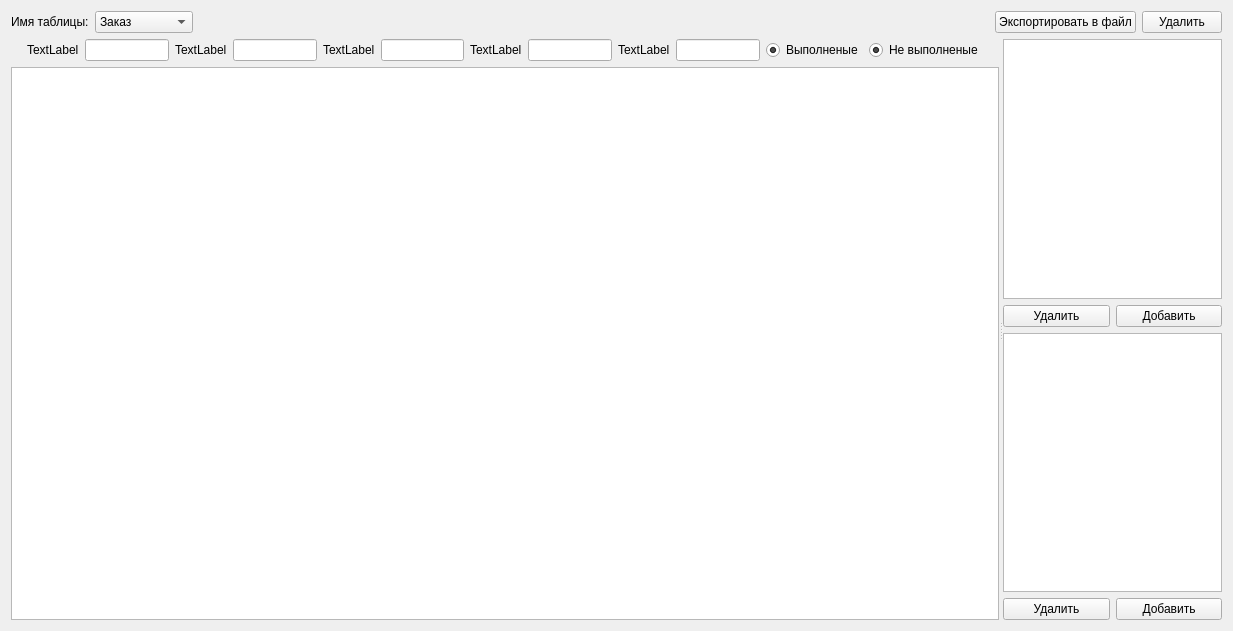
          <widget class="QWidget" name="scrollAreaWidgetContents_2">
           <property name="geometry">
            <rect>
             <x>0</x>
             <y>0</y>
             <width>1233</width>
             <height>631</height>
            </rect>
           </property>
           <layout class="QGridLayout" name="gridLayout_7">
            <item row="0" column="0">
             <layout class="QHBoxLayout" name="horizontalLayout_41">
              <item>
               <layout class="QHBoxLayout" name="horizontalLayout_40">
                <item>
                 <widget class="QLabel" name="label_28">
                  <property name="text">
                   <string>Имя таблицы:</string>
                  </property>
                 </widget>
                </item>
                <item>
                 <widget class="QComboBox" name="comboBox_searchTableName">
                  <item>
                   <property name="text">
                    <string>Заказ</string>
                   </property>
                  </item>
                  <item>
                   <property name="text">
                    <string>Клиент</string>
                   </property>
                  </item>
                  <item>
                   <property name="text">
                    <string>Мастер</string>
                   </property>
                  </item>
                  <item>
                   <property name="text">
                    <string>Тип одежды</string>
                   </property>
                  </item>
                  <item>
                   <property name="text">
                    <string>Фурнитура</string>
                   </property>
                  </item>
                  <item>
                   <property name="text">
                    <string>Материал</string>
                   </property>
                  </item>
                 </widget>
                </item>
               </layout>
              </item>
              <item>
               <spacer name="horizontalSpacer_43">
                <property name="orientation">
                 <enum>Qt::Horizontal</enum>
                </property>
                <property name="sizeHint" stdset="0">
                 <size>
                  <width>40</width>
                  <height>20</height>
                 </size>
                </property>
               </spacer>
              </item>
              <item>
               <widget class="QPushButton" name="pushButton_searchExport">
                <property name="text">
                 <string>Экспортировать в файл</string>
                </property>
                <property name="icon">
                 <iconset resource="Resources.qrc">
                  <normaloff>:/image/upload.png</normaloff>:/image/upload.png</iconset>
                </property>
               </widget>
              </item>
              <item>
               <widget class="QPushButton" name="pushButton_searchDelete">
                <property name="text">
                 <string>Удалить</string>
                </property>
               </widget>
              </item>
             </layout>
            </item>
            <item row="1" column="0">
             <widget class="QSplitter" name="splitter_searchTables">
              <property name="sizePolicy">
               <sizepolicy hsizetype="Expanding" vsizetype="Expanding">
                <horstretch>0</horstretch>
                <verstretch>0</verstretch>
               </sizepolicy>
              </property>
              <property name="orientation">
               <enum>Qt::Horizontal</enum>
              </property>
              <widget class="QWidget" name="layoutWidget">
               <layout class="QVBoxLayout" name="verticalLayout_12">
                <item>
                 <layout class="QHBoxLayout" name="horizontalLayout_47">
                  <item>
                   <spacer name="horizontalSpacer_49">
                    <property name="orientation">
                     <enum>Qt::Horizontal</enum>
                    </property>
                    <property name="sizeHint" stdset="0">
                     <size>
                      <width>40</width>
                      <height>20</height>
                     </size>
                    </property>
                   </spacer>
                  </item>
                  <item>
                   <layout class="QHBoxLayout" name="horizontalLayout_42">
                    <item>
                     <widget class="QLabel" name="label_search1">
                      <property name="text">
                       <string>TextLabel</string>
                      </property>
                     </widget>
                    </item>
                    <item>
                     <widget class="QLineEdit" name="lineEdit_search1"/>
                    </item>
                   </layout>
                  </item>
                  <item>
                   <layout class="QHBoxLayout" name="horizontalLayout_44">
                    <item>
                     <widget class="QLabel" name="label_search2">
                      <property name="text">
                       <string>TextLabel</string>
                      </property>
                     </widget>
                    </item>
                    <item>
                     <widget class="QLineEdit" name="lineEdit_search2"/>
                    </item>
                   </layout>
                  </item>
                  <item>
                   <layout class="QHBoxLayout" name="horizontalLayout_45">
                    <item>
                     <widget class="QLabel" name="label_search3">
                      <property name="text">
                       <string>TextLabel</string>
                      </property>
                     </widget>
                    </item>
                    <item>
                     <widget class="QLineEdit" name="lineEdit_search3"/>
                    </item>
                   </layout>
                  </item>
                  <item>
                   <layout class="QHBoxLayout" name="horizontalLayout_46">
                    <item>
                     <widget class="QLabel" name="label_search4">
                      <property name="text">
                       <string>TextLabel</string>
                      </property>
                     </widget>
                    </item>
                    <item>
                     <widget class="QLineEdit" name="lineEdit_search4"/>
                    </item>
                   </layout>
                  </item>
                  <item>
                   <layout class="QHBoxLayout" name="horizontalLayout_43">
                    <item>
                     <widget class="QLabel" name="label_search5">
                      <property name="text">
                       <string>TextLabel</string>
                      </property>
                     </widget>
                    </item>
                    <item>
                     <widget class="QLineEdit" name="lineEdit_search5"/>
                    </item>
                   </layout>
                  </item>
                  <item>
                   <widget class="QRadioButton" name="radioButton_searchCompleted">
                    <property name="text">
                     <string>Выполненые</string>
                    </property>
                    <property name="checked">
                     <bool>true</bool>
                    </property>
                    <property name="autoExclusive">
                     <bool>false</bool>
                    </property>
                   </widget>
                  </item>
                  <item>
                   <widget class="QRadioButton" name="radioButton_searchUnfulfilled">
                    <property name="text">
                     <string>Не выполненые</string>
                    </property>
                    <property name="checked">
                     <bool>true</bool>
                    </property>
                    <property name="autoExclusive">
                     <bool>false</bool>
                    </property>
                   </widget>
                  </item>
                  <item>
                   <spacer name="horizontalSpacer_50">
                    <property name="orientation">
                     <enum>Qt::Horizontal</enum>
                    </property>
                    <property name="sizeHint" stdset="0">
                     <size>
                      <width>40</width>
                      <height>20</height>
                     </size>
                    </property>
                   </spacer>
                  </item>
                 </layout>
                </item>
                <item>
                 <widget class="QTableView" name="tableView_search">
                  <property name="alternatingRowColors">
                   <bool>false</bool>
                  </property>
                  <property name="selectionMode">
                   <enum>QAbstractItemView::SingleSelection</enum>
                  </property>
                  <property name="textElideMode">
                   <enum>Qt::ElideLeft</enum>
                  </property>
                  <property name="verticalScrollMode">
                   <enum>QAbstractItemView::ScrollPerPixel</enum>
                  </property>
                  <property name="horizontalScrollMode">
                   <enum>QAbstractItemView::ScrollPerPixel</enum>
                  </property>
                  <property name="sortingEnabled">
                   <bool>true</bool>
                  </property>
                  <attribute name="horizontalHeaderCascadingSectionResizes">
                   <bool>false</bool>
                  </attribute>
                  <attribute name="horizontalHeaderDefaultSectionSize">
                   <number>200</number>
                  </attribute>
                  <attribute name="horizontalHeaderShowSortIndicator" stdset="0">
                   <bool>true</bool>
                  </attribute>
                  <attribute name="horizontalHeaderStretchLastSection">
                   <bool>true</bool>
                  </attribute>
                  <attribute name="verticalHeaderVisible">
                   <bool>false</bool>
                  </attribute>
                  <attribute name="verticalHeaderShowSortIndicator" stdset="0">
                   <bool>false</bool>
                  </attribute>
                  <attribute name="verticalHeaderStretchLastSection">
                   <bool>false</bool>
                  </attribute>
                 </widget>
                </item>
               </layout>
              </widget>
              <widget class="QWidget" name="layoutWidget">
               <layout class="QVBoxLayout" name="verticalLayout_11">
                <item>
                 <widget class="QTableView" name="tableView_searchMaterial">
                  <property name="selectionMode">
                   <enum>QAbstractItemView::SingleSelection</enum>
                  </property>
                  <property name="sortingEnabled">
                   <bool>true</bool>
                  </property>
                  <attribute name="horizontalHeaderStretchLastSection">
                   <bool>true</bool>
                  </attribute>
                  <attribute name="verticalHeaderVisible">
                   <bool>false</bool>
                  </attribute>
                 </widget>
                </item>
                <item>
                 <layout class="QHBoxLayout" name="horizontalLayout_26">
                  <item>
                   <widget class="QPushButton" name="pushButton_searchDelMat">
                    <property name="text">
                     <string>Удалить</string>
                    </property>
                   </widget>
                  </item>
                  <item>
                   <widget class="QPushButton" name="pushButton_searchAddMat">
                    <property name="text">
                     <string>Добавить</string>
                    </property>
                   </widget>
                  </item>
                 </layout>
                </item>
                <item>
                 <widget class="QTableView" name="tableView_searchHardware">
                  <property name="selectionMode">
                   <enum>QAbstractItemView::SingleSelection</enum>
                  </property>
                  <property name="sortingEnabled">
                   <bool>true</bool>
                  </property>
                  <attribute name="horizontalHeaderStretchLastSection">
                   <bool>true</bool>
                  </attribute>
                  <attribute name="verticalHeaderVisible">
                   <bool>false</bool>
                  </attribute>
                 </widget>
                </item>
                <item>
                 <layout class="QHBoxLayout" name="horizontalLayout_48">
                  <item>
                   <widget class="QPushButton" name="pushButton_searchDelHar">
                    <property name="text">
                     <string>Удалить</string>
                    </property>
                   </widget>
                  </item>
                  <item>
                   <widget class="QPushButton" name="pushButton_searchAddHar">
                    <property name="text">
                     <string>Добавить</string>
                    </property>
                   </widget>
                  </item>
                 </layout>
                </item>
               </layout>
              </widget>
             </widget>
            </item>
           </layout>
          </widget>
